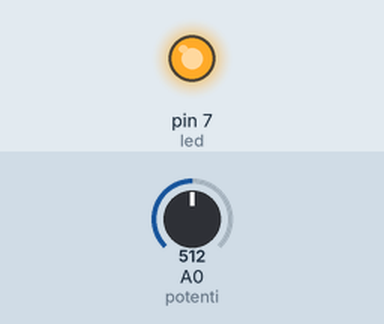
Recording of a sketch running on a simulated Arduino Uno, built with avr-gcc and run on an emulated ATmega328P. On the bench: output pins drawn as LEDs (lit = HIGH). The test bench sets the inputs (shaded band); at power-on: A0 (potenti) = 512.

Above: at 1.2 s.
1.3 s: A0 (potenti) set to 524
At 1.6 s:
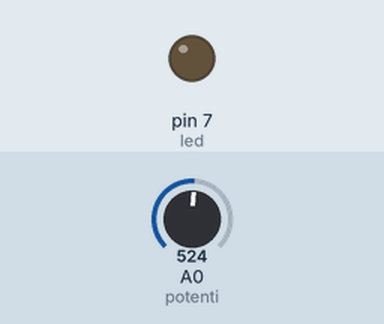
2.8 s: A0 (potenti) set to 511
At 4.0 s:
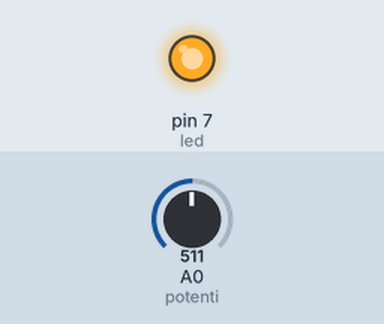
4.3 s: A0 (potenti) set to 716
At 5.1 s:
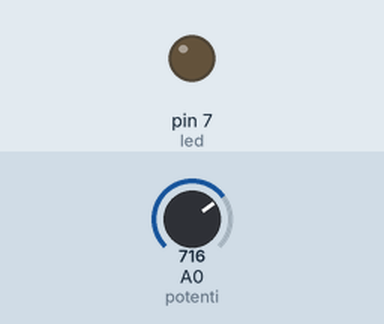
Timing chart, 0 to 7.3 s (numbered marks = the images above; inputs shaded):
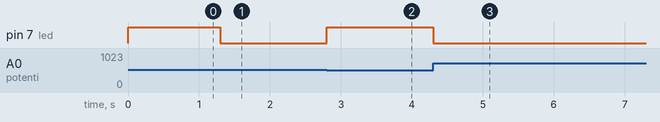

Measured:
- the behaviour switches between 513 and 514 on A0 (potenti) (found by bisection; images 0 and 1)
- after the input at 1.3 s, pin 7 (led): HIGH → LOW at once
- after the input at 2.8 s, pin 7 (led): LOW → HIGH at once
- after the input at 4.3 s, pin 7 (led): HIGH → LOW at once

The sketch:

potentiometerLED.ino
```cpp
/*if you want to see the circuit and try this code visit the link below
https://www.tinkercad.com/things/gbPTgVXP0Hz
*/
int led = 7;
int potenti = A0;
void setup(){
  pinMode(potenti, INPUT);
  pinMode(led, OUTPUT);
}

void loop(){
  int Potentio = analogRead(potenti);
  // so the led only have range between 0-255
  // and the potentio have range between 0-1023
  Potentio = map(Potentio, 0, 1023, 255, 0);
  Serial.println(Potentio);
  analogWrite(led,Potentio);
}
```
